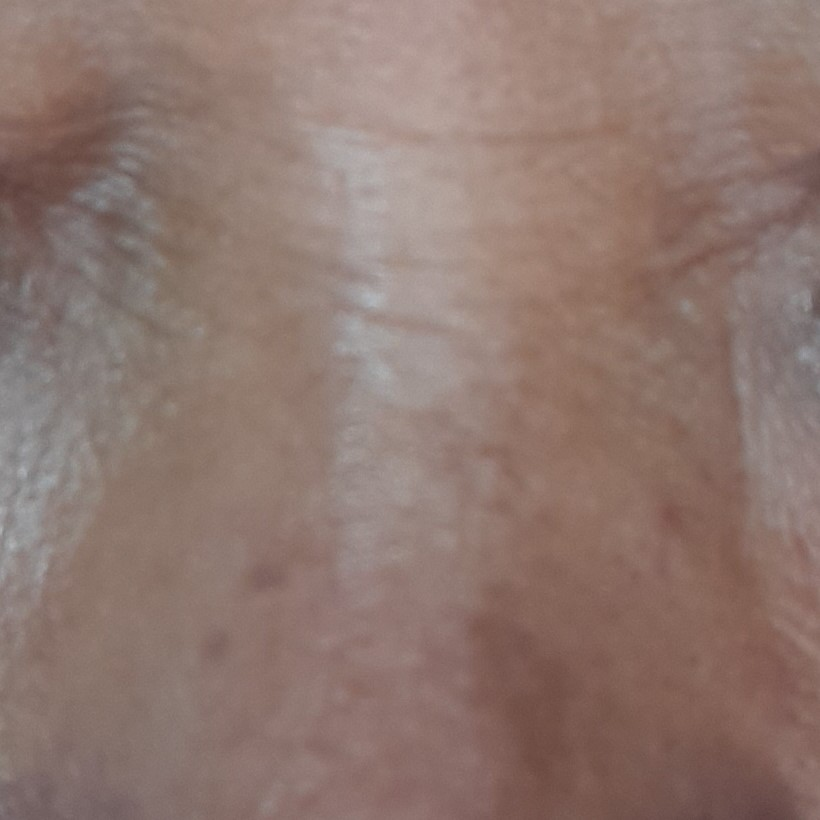
#> input picture Images/Groundtruth/Positif/1/Bridge Nose1.jpg, 820 x 820 px; its folder holds only this picture in this run
$ jupyter execute --allow-errors '4. Prototipe.ipynb'
#> lines starting #> are read from the running program, lines starting #| are printed output that depends on the picture
Full Feature Functions

[cell 1]
import cv2
import glob
import os

# 1. Import Images
def import_images(path_positif, path_negative):
    all_images = []
    labels = []

    def images(path, label):
#> called with path = 'Images\\Groundtruth\\Positif/', label = 'Positif'
      size_folder = os.listdir(path)
      for i in range(1, len(size_folder)+1):
          # Daftar folder yang ingin Anda proses
          folder_paths = glob.glob(path+ str(i) +"/*")
          images = []
          for files in folder_paths:
              image = cv2.imread(files)
#> image is the input picture: shape (820, 820, 3); mean B, G, R 111.2, 118.8, 142
              gray = cv2.cvtColor(image, cv2.COLOR_BGR2GRAY)
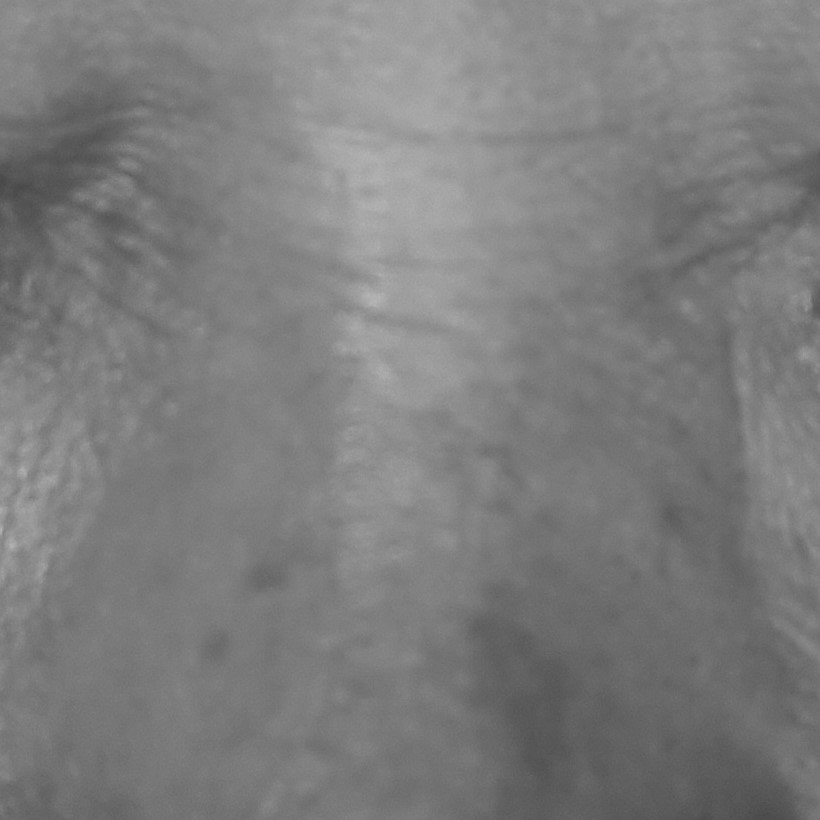
#> gray: shape (820, 820); min 72, max 182, mean 124.9
              images.append(gray)
          all_images.append(images)
          labels.append(label)

    images(path_positif, label="Positif")
    images(path_negative, label = "Negatif")

    return all_images, labels

# 2. Extract Features
from _features.features_extraction import extract_texture
from _features._selected.features_selected import selected_extract_texture
from __utils__.convert2dataframe import convert2dataframe
import pandas as pd

# [19 lines left out: functions concatDF, extracts, not called in this run]

# 3. Preprocess
from sklearn.preprocessing import StandardScaler

# [6 lines left out: function preprocess, not called in this run]

# 4. Testing
import pickle

# [16 lines left out: function testing, not called in this run]

# 5. Classification
import time

def execution(path_1, path_0, path_model, features_selection = False):
  result_predictions = []
  execution_times = []
  images, labels = import_images(path_1, path_0)

  # for i in range(0, 2):
  if features_selection == False:
    print("Used Full Features Model")
    for i in range(0, len(images)):
        start_time = time.time()
        features = extracts(images[i], features_selection)
        data_prepro = preprocess(features)
        result_predict = testing(path_model, data_prepro)
        result_predictions.append(result_predict)
        end_time = time.time()
        execution_time = end_time - start_time
        execution_times.append(execution_time)
  else:
    print("Used Selected Features Model")
    for i in range(0, len(images)):
        start_time = time.time()
        features = extracts(images[i], features_selection)
        data_prepro =preprocess(features)
        result_predict = testing(path_model, data_prepro)
        result_predictions.append(result_predict)
        end_time = time.time()
        execution_time = end_time - start_time
        execution_times.append(execution_time)

  return labels, result_predictions, execution_times

# [7 lines left out: function ConvertResult2DF, not called in this run]

[cell 2]
full_features_model = r"Save_model\Full Features.pkl"
selected_features_model = r"Save_model\Selected Features.pkl"

path_positif = r'Images\Groundtruth\Positif/'
path_negatif = r'Images\Groundtruth\Negatif/'

Full Features

#> (a cell that did not finish here is left out)

#> (a cell that did not finish here is left out)

#> (a cell that did not finish here is left out)

Selected Features

#> (a cell that did not finish here is left out)
